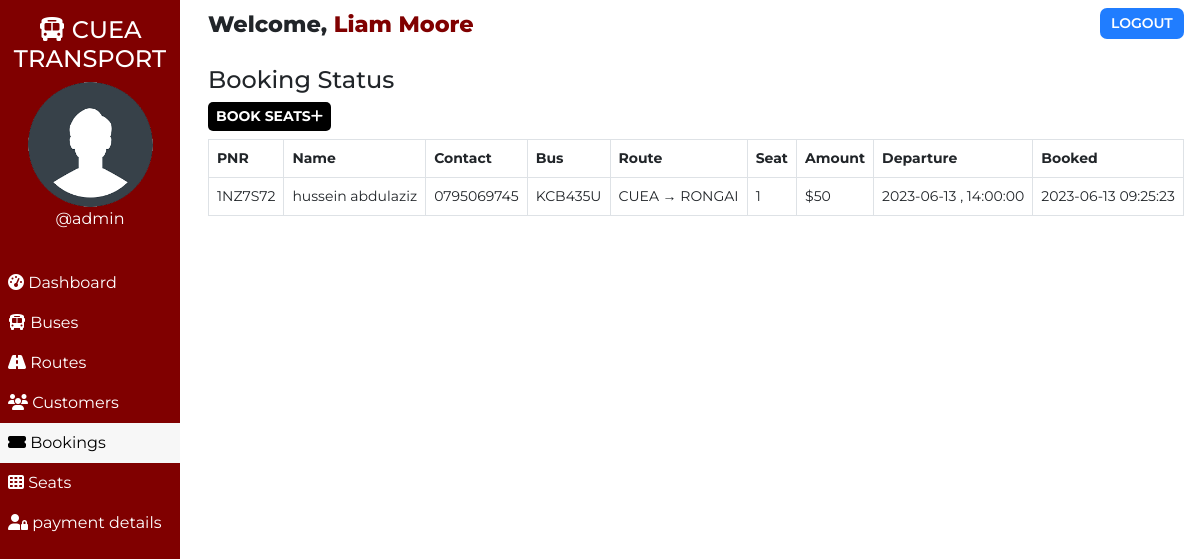
The app's page /user/booking.php (signed in) with its own data.
### tables this page shows
CREATE TABLE `users` (
  `user_id` int(11) NOT NULL,
  `user_fullname` varchar(100) NOT NULL,
  `user_name` varchar(30) NOT NULL,
  `user_password` varchar(255) NOT NULL,
  `user_created` datetime NOT NULL DEFAULT current_timestamp()
);

CREATE TABLE `bookings` (
  `id` int(100) NOT NULL,
  `booking_id` varchar(255) NOT NULL,
  `customer_id` varchar(255) NOT NULL,
  `route_id` varchar(255) NOT NULL,
  `customer_route` varchar(200) NOT NULL,
  `booked_amount` int(100) NOT NULL,
  `booked_seat` varchar(100) NOT NULL,
  `booking_created` datetime NOT NULL DEFAULT current_timestamp()
);

CREATE TABLE `customers` (
  `id` int(100) NOT NULL,
  `customer_id` varchar(255) NOT NULL,
  `customer_name` varchar(30) NOT NULL,
  `customer_phone` varchar(10) NOT NULL,
  `customer_created` datetime NOT NULL DEFAULT current_timestamp()
);

CREATE TABLE `routes` (
  `id` int(100) NOT NULL,
  `route_id` varchar(255) NOT NULL,
  `bus_no` varchar(155) NOT NULL,
  `route_cities` varchar(255) NOT NULL,
  `route_dep_date` date NOT NULL,
  `route_dep_time` time NOT NULL,
  `route_step_cost` int(100) NOT NULL,
  `route_created` datetime NOT NULL DEFAULT current_timestamp()
);

### assets/partials/_functions.php (called while the page is built, shortened)
<?php
    function get_from_table($conn, $table, $primaryKey, $pKeyValue, $toget)
    {
        $sql = "SELECT * FROM $table WHERE $primaryKey='$pKeyValue'";
        $result = mysqli_query($conn, $sql);
        $row = mysqli_fetch_assoc($result);
        if($row)
        {
            return $row["$toget"];
        }
        return false;
    }
?>

### user/booking.php (the view, shortened to what this page needs)
<!DOCTYPE html>
<html lang="en">
<head>
    <link href="https://cdn.jsdelivr.net/npm/bootstrap@5.0.1/dist/css/bootstrap.min.css" rel="stylesheet">
    <?php
        $page="booking";
    ?>
</head>
<body>
    <?php require '../assets/partials/_admin-header.php';?>
        <?php
            $resultSql = "SELECT * FROM `bookings` ORDER BY booking_created DESC";
            $resultSqlResult = mysqli_query($conn, $resultSql);
            if(!mysqli_num_rows($resultSqlResult)){ ?>
                <div class="container mt-4">
                    <div id="noCustomers" class="alert alert-dark " role="alert">
                        <h1 class="alert-heading">No Bookings Found!!</h1>
                        <p class="fw-light">Be the first person to add one!</p>
                        <hr>
                        <div id="addCustomerAlert" class="alert alert-success" role="alert">
                                Click on <button id="add-button" class="button btn-sm"type="button"data-bs-toggle="modal" data-bs-target="#addModal">ADD <i class="fas fa-plus"></i></button> to add a booking!
                        </div>
                    </div>
                </div>
            <?php }
            else { ?>
            <section id="booking">
                <div id="head">
                    <h4>Booking Status</h4>
                </div>
                <div id="booking-results">
                    <div>
                        <button id="add-button" class="button btn-sm"type="button"data-bs-toggle="modal" data-bs-target="#addModal"> Book seats<i class="fas fa-plus"></i></button>
                    </div>
                    <table class="table table-hover table-bordered">
                        <thead>
                            <th>PNR</th>
                            <th>Name</th>
                            <th>Contact</th>
                            <th>Bus</th>
                            <th>Route</th>
                            <th>Seat</th>
                            <th>Amount</th>
                            <th>Departure</th>
                            <th>Booked</th>
                        </thead>
                        <?php
                            while($row = mysqli_fetch_assoc($resultSqlResult))
                            {
                                $customer_id = $row["customer_id"];
                                $route_id = $row["route_id"];
                                $pnr = $row["booking_id"];
                                $customer_name = get_from_table($conn, "customers","customer_id", $customer_id, "customer_name");
                                $customer_phone = get_from_table($conn,"customers","customer_id", $customer_id, "customer_phone");
                                $bus_no = get_from_table($conn, "routes", "route_id", $route_id, "bus_no");
                                $route = $row["customer_route"];
                                $booked_seat = $row["booked_seat"];
                                $booked_amount = $row["booked_amount"];
                                $dep_date = get_from_table($conn, "routes", "route_id", $route_id, "route_dep_date");
                                $dep_time = get_from_table($conn, "routes", "route_id", $route_id, "route_dep_time");
                                $booked_timing = $row["booking_created"];
                        ?>
                        <tr>
                            <td>
                                <?php
                                    echo $pnr;
                                ?>
                            </td>
                            <td>
                                <?php
                                    echo $customer_name;
                                ?>
                            </td>
                            <td>
                                <?php
                                    echo $customer_phone;
                                ?>
                            </td>
                            <td>
                                <?php
                                    echo $bus_no;
                                ?>
                            </td>
                            <td>
                                <?php
                                    echo $route;
                                ?>
                            </td>
                            <td>
                                <?php
                                    echo $booked_seat;
                                ?>
                            </td>
                            <td>
                                <?php
                                    echo '$'.$booked_amount;
                                ?>
                            </td>
                            <td>
                                <?php
                                    echo $dep_date . " , ". $dep_time;
                                ?>
                            </td>
                            <td>
                                <?php
                                    echo $booked_timing;
                                ?>
                            </td>
                        </tr>
                        <?php
                        }
                    ?>
                    </table>
                </div>
            </section>
            <?php } ?>
        </div>
    </main>
</body>
</html>

### assets/partials/_admin-header.php (shortened to what this page needs)
<?php
    require '_functions.php';
    $conn = db_connect();
    $user_id = $_SESSION['user_id'];
    $sql = "SELECT * FROM users WHERE user_id = $user_id";
    $result = mysqli_query($conn, $sql);
    if($row = mysqli_fetch_assoc($result))
    {
        $user_fullname = $row["user_fullname"];
        $user_name = $row["user_name"];
    }
?>
    <main id="container">
        <div id="sidebar">
            <h4><i class="fas fa-bus"></i> CUEA TRANSPORT</h4>
            <div>
                <img class="adminDp" src="../assets/img/userav-min.png" height="125px" alt="Admin Profile Pic">
                <p>
                    <?php  echo '@'.$user_name;  ?>
                </p>
            </div>
            <ul id="options">
                <li class="option <?php if($page=='dashboard'){ echo 'active';}?>">
                    <a href="./dashboard.php">
                    <i class="fas fa-tachometer-alt"></i> Dashboard
                    </a>
                </li>
                <li class="option <?php if($page=='bus'){ echo 'active';}?>">
                    <a href="./bus.php">
                    <i class="fas fa-bus"></i> Buses
                    </a>
                </li>
                <li class="option <?php if($page=='route'){ echo 'active';}?>">
                    <a href="./route.php">
                    <i class="fas fa-road"></i> Routes
                    </a>
                </li>
                <li class="option <?php if($page=='customer'){ echo 'active';}?>">
                    <a href="./customer.php">
                    <i class="fas fa-users"></i> Customers
                    </a>
                </li>
                <li class="option <?php if($page=='booking'){ echo 'active';}?>">
                    <a href="./booking.php">
                    <i class="fas fa-ticket-alt"></i> Bookings
                    </a>
                </li>
                <li class="option <?php if($page=='seat'){ echo 'active';}?>">
                    <a href="./seat.php">
                    <i class="fas fa-th"></i> Seats
                    </a>
                </li>
                <li class="option <?php if($page=='signup'){ echo 'active';}?>">
                    <a href="./pays.php">
                    <i class="fas fa-user-lock"></i> payment details
                    </a>
                </li>
            </ul>
        </div>
        <div id="main-content">
            <section id="welcome">
                <ul>
                    <li class="welcome-item">Welcome,
                        <span id="USER">
                            <?php
                                echo $user_fullname;
                            ?>
                        </span>
                    </li>
                    <li class="welcome-item">
                        <button id="logout" class="btn-sm">
                            <a href="../assets/partials/_logout.php">LOGOUT</a>
                        </button>
                    </li>
                </ul>
            </section>

### assets/styles/admin.php (style rules this page uses)
body { margin: 0; box-sizing: border-box; font-family: 'Montserrat', sans-serif; background-color: white; }
html { scroll-behavior: smooth; }
*, *::after, *::before { box-sizing: inherit; }
#USER { color: maroon; }
.adminDp { border-radius: 50%; }
#welcome { background-color: white; }
#welcome ul { display: flex; justify-content: space-between; list-style-type: none; padding: 0; margin: 0; }
#welcome li { margin: 0 1rem; padding: 0.5rem 0; }
#welcome li:first-child { font-weight: 800; font-size: 1.4rem; }
#logout { padding: 0.3rem 0.7rem; background-color: #207DFF; font-weight: 600; outline: none; border: none; border-radius: 7px; }
#logout a { color: white; text-decoration: none; }
@media only screen and (min-width:1000px) { #sidebar { text-align: center; background-color: maroon; color: white; width: 15%; position: fixed; top: 0%; padding-top: 1rem; z-index: 2; height: 100vh; } }
@media only screen and (min-width:1000px) { #sidebar p { margin: 0; } }
@media only screen and (min-width:1000px) { #sidebar ul { margin-top: 2rem; } }
@media only screen and (min-width:1000px) { #options { list-style-type: none; text-align: left; padding-left: 0; } }
@media only screen and (min-width:1000px) { .option a { display: block; padding: 0.5rem; text-decoration: none; color: inherit; } }
@media only screen and (min-width:1000px) { .active { background-color:#f7f7f7; color:black; } }
@media only screen and (min-width:1000px) { #main-content { margin-left: 16%; } }

### assets/styles/admin-options.php (style rules this page uses)
* { font-family: Montserrat; }
#booking #head, #customer #head, #route #head, #seat #head, #bus #head { padding-top: 1rem; }
#booking, #customer, #route, #bus, #seat { padding: 0 1rem; }
#booking-results > div, #customer-results > div, #route-results > div, #bus-results > div { margin-bottom: 0.5rem; }
#booking-results button, #customer-results button, #route button, #bus-results button { border-radius: 5px; }
.button { border: none; font-weight: bold; text-transform: uppercase; }
#add-button { background-color: black; color: white; }
table { font-size: 14px; }
table th,td { padding-left: 0.3rem; }

### records on screen
users: user_name "admin", user_fullname "Liam Moore"
bookings: booking "1NZ7S72", customer.customer_name "hussein abdulaziz", customer.customer_phone "0795069745", route.bus_no "KCB435U", customer_route "CUEA → RONGAI", booked_seat "1", booked_amount "50", route.route_dep_date "2023-06-13", route.route_dep_time "14:00:00", booking_created "2023-06-13 09:25:23"
